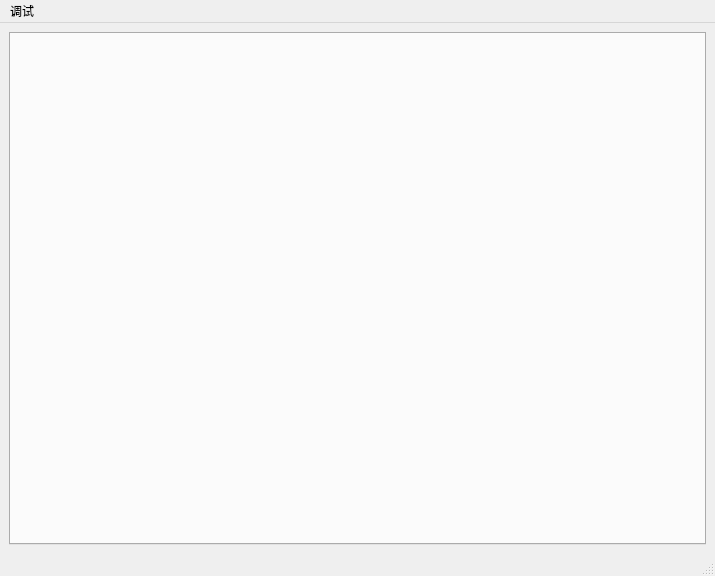
<?xml version="1.0" encoding="UTF-8"?>
<ui version="4.0">
 <class>animalGameClass</class>
 <widget class="QMainWindow" name="animalGameClass">
  <property name="geometry">
   <rect>
    <x>0</x>
    <y>0</y>
    <width>715</width>
    <height>576</height>
   </rect>
  </property>
  <property name="windowTitle">
   <string>MainWindow</string>
  </property>
  <widget class="QWidget" name="centralwidget">
   <layout class="QGridLayout" name="gridLayout" rowstretch="3">
    <item row="0" column="0">
     <widget class="QTabWidget" name="tabWidget">
      <property name="tabPosition">
       <enum>QTabWidget::West</enum>
      </property>
      <property name="tabShape">
       <enum>QTabWidget::Rounded</enum>
      </property>
      <property name="currentIndex">
       <number>-1</number>
      </property>
      <property name="movable">
       <bool>false</bool>
      </property>
      <property name="tabBarAutoHide">
       <bool>false</bool>
      </property>
     </widget>
    </item>
   </layout>
  </widget>
  <widget class="QMenuBar" name="menubar">
   <property name="geometry">
    <rect>
     <x>0</x>
     <y>0</y>
     <width>715</width>
     <height>22</height>
    </rect>
   </property>
   <widget class="QMenu" name="menu">
    <property name="title">
     <string>调试</string>
    </property>
    <addaction name="actionAdmin"/>
    <addaction name="actionTest"/>
   </widget>
   <addaction name="menu"/>
  </widget>
  <widget class="QStatusBar" name="statusbar"/>
  <action name="actionAdmin">
   <property name="text">
    <string>打开管理员界面</string>
   </property>
  </action>
  <action name="actionTest">
   <property name="text">
    <string>打开调试界面</string>
   </property>
  </action>
 </widget>
 <resources>
  <include location="animalGame.qrc"/>
 </resources>
 <connections/>
</ui>
